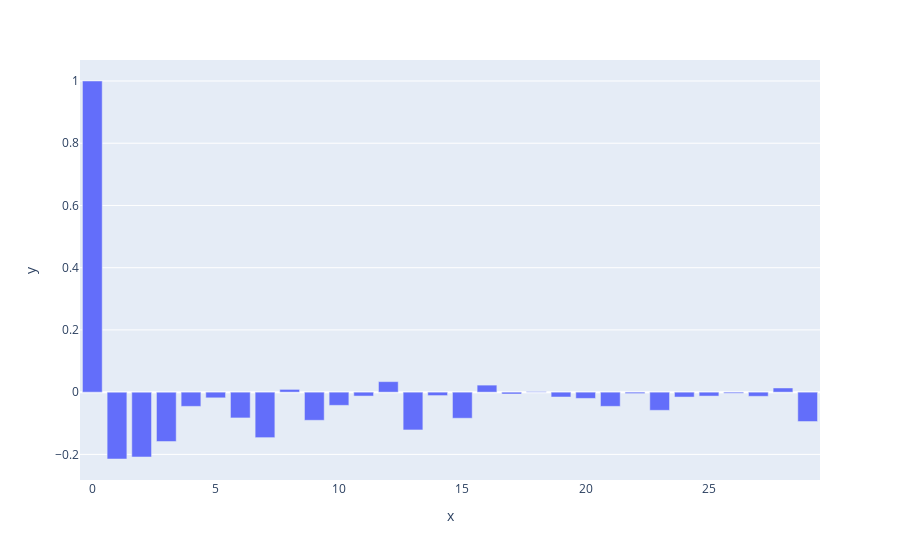

The notebook cell this image was saved under:
### Code cell
pacf_vals = pacf(first_diff)
fig = px.bar(y=pacf_vals)
fig.show()

### Figure 1 — Plotly figure (JSON) as saved in the notebook; plotly's stock layout.template omitted (floating-point values rounded to 4 significant figures)
{"data": [{"alignmentgroup": "True", "hovertemplate": "x=%{x}<br>y=%{y}<extra></extra>", "legendgroup": "", "marker": {"color": "#636efa", "pattern": {"shape": ""}}, "name": "", "offsetgroup": "", "orientation": "v", "showlegend": false, "textposition": "auto", "type": "bar", "x": [0, 1, 2, 3, 4, 5, 6, 7, 8, 9, 10, 11, 12, 13, 14, 15, 16, 17, 18, 19, 20, 21, 22, 23, 24, 25, 26, 27, 28, 29], "xaxis": "x", "y": [1, -0.2148, -0.2083, -0.1587, -0.04566, -0.01825, -0.0828, -0.1462, 0.008873, -0.09038, -0.04238, -0.01251, 0.03384, -0.1214, -0.011, -0.08379, 0.02267, -0.005901, 0.0019, -0.01557, -0.02006, -0.04561, -0.004527, -0.05835, -0.0157, -0.01259, -0.003536, -0.01331, 0.01344, -0.09434], "yaxis": "y"}], "layout": {"barmode": "relative", "legend": {"tracegroupgap": 0}, "margin": {"t": 60}, "xaxis": {"anchor": "y", "domain": [0, 1], "title": {"text": "x"}}, "yaxis": {"anchor": "x", "domain": [0, 1], "title": {"text": "y"}}}}
